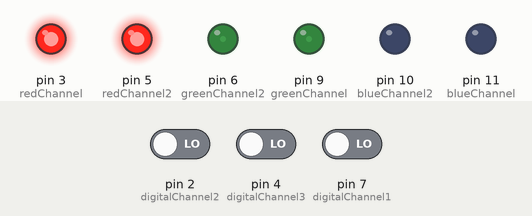
The sketch below on a simulated Arduino Uno, built with avr-gcc and run on an emulated ATmega328P. On the bench: output pins drawn as LEDs (lit = HIGH). Dashed ring = blinking. Inputs (shaded band) come from the test bench; at power-on: pin 4 (digitalChannel3) LOW, pin 2 (digitalChannel2) LOW, pin 7 (digitalChannel1) LOW.

Above: at 1.2 s.
1.3 s: pin 4 (digitalChannel3) driven HIGH
At 2.2 s:
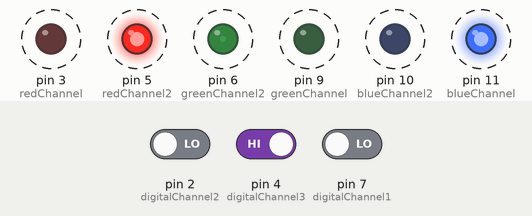
4.3 s: pin 2 (digitalChannel2) driven HIGH
At 4.9 s:
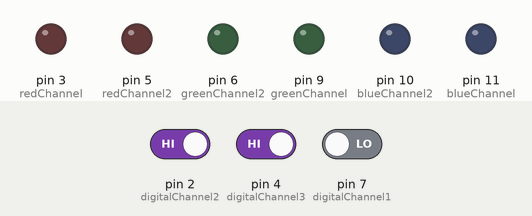
5.8 s: pin 4 (digitalChannel3) driven LOW
At 7.0 s:
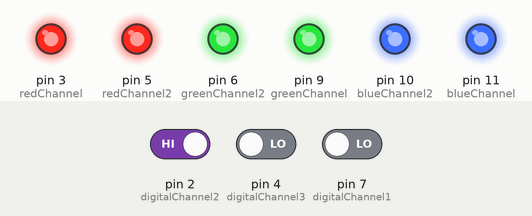
7.3 s: pin 7 (digitalChannel1) driven HIGH
At 7.74 s:
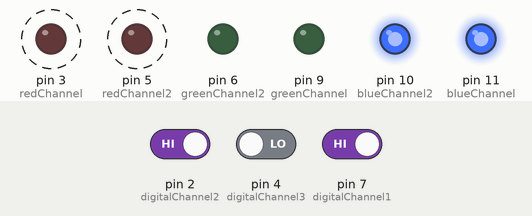
10.3 s: pin 7 (digitalChannel1) driven LOW
At 10.3 s:
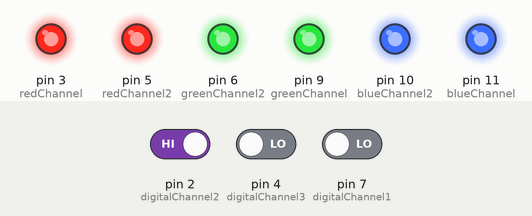
11.8 s: pin 2 (digitalChannel2) driven LOW
At 13.0 s:
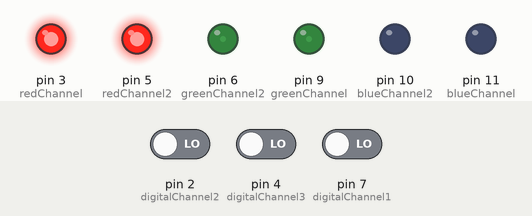
Timing chart, 0 to 14.3 s (numbered marks = the images above; inputs shaded):
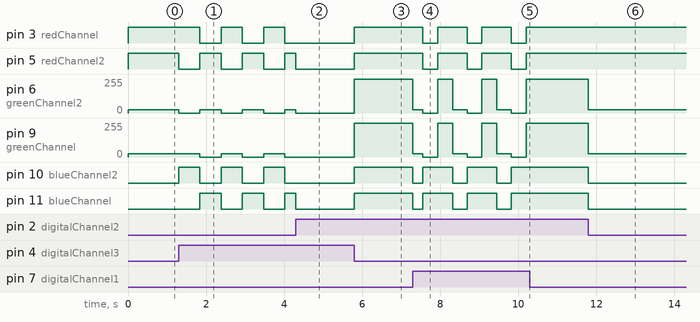

The sketch:

colorSwitcher.ino
```cpp
int redChannel = 3;
int greenChannel = 9;
int blueChannel = 11;
int redChannel2 = 5;
int greenChannel2 = 6;
int blueChannel2 = 10;
int digitalChannel1 = 7;
int digitalChannel2 = 2;
int digitalChannel3 = 4;


int red = 0;
int green = 0;
int blue = 0;
int red2 = 0;
int green2 = 0;
int blue2 = 0;
int bit1 = 0;
int bit2 = 0;
int bit3 = 0;
float animationTimer = 0; //0-150

void setup() {
  Serial.begin(115200);

  pinMode(digitalChannel1, INPUT);
  pinMode(digitalChannel2, INPUT);
  pinMode(digitalChannel3, INPUT);
  pinMode(redChannel, OUTPUT);
  pinMode(greenChannel, OUTPUT);
  pinMode(blueChannel, OUTPUT);
  pinMode(redChannel2, OUTPUT);
  pinMode(greenChannel2, OUTPUT);
  pinMode(blueChannel2, OUTPUT);
}

void loop() {
  bit1 = digitalRead(digitalChannel1);
  bit2 = digitalRead(digitalChannel2);
  bit3 = digitalRead(digitalChannel3);
  red = red2 = 0;
  green = green2 = 0;
  blue = blue2 = 0;

  if(bit3) updateWithSecondaryColors();
  else{
    updateWithIslanderColors();
    red2 = red;
    green2 = green;
    blue2 = blue;
  }

  updateColors();

  // Serial.print('(');
  // Serial.print(bit1);
  // Serial.print(',');
  // Serial.print(bit2);
  // Serial.print(',');
  // Serial.print(bit3);
  // Serial.println(')');
}


void updateWithIslanderColors(){
  if(bit1 == 1 && bit2 == 1){ //CYCLING
    animationTimer = fmod((animationTimer+0.01F), 99.1F);
    //Progress is now forced to be 1 because color changing doesnt look good and its too tedious to change it.
    float progress = 1.F;//(float)(fmod(animationTimer, 33.F))/33.F;
    if(animationTimer < 33.F){ //orange to blue (255,25,0) to (0,0,255)
      red = lerp(255, 0, progress);
      green = lerp(25, 0, progress);
      blue = lerp(0, 255, progress);
    } else if(animationTimer < 66.F){ //blue to white (0,0,255) to (255,255,255)
      red = lerp(0, 255, progress);
      green = lerp(0, 255, progress);
      blue = 255;
    } else { //white to orange (255,255,255) to (255,25,0)
      red = 255;
      green = lerp(255, 25, progress);
      blue = lerp(255, 0, progress);
    }
  } else if(bit1 == 1){ //BLUE
    blue = 255;
  } else if(bit2 == 1){ //WHITE
    red = 255;
    green = 255;
    blue = 255;
  } else { //ORANGE
    red = 255;
    green = 25;
    blue = 0;
  }
}
void updateWithSecondaryColors(){
  // //if bit1 and bit2 are on, colors are off.
  if(bit1 == 1 && bit2 == 1){ //UNUSED
  }else if(bit1 == 1){ //UNUSED
  } else if(bit2 == 1){ //UNUSED
  } else { //ONE_BLUE, ONE_ORANGE
    animationTimer = fmod((animationTimer+0.01F), 100.0F);
    if(animationTimer < 50.F){ //1 is orange, 2 is blue
      red = 255;
      green = 25;
      blue = 0;
      red2 = 0;
      green2 = 0;
      blue2 = 255;
    } else {
      red = 0;
      green = 0;
      blue = 255;
      red2 = 255;
      green2 = 25;
      blue2 = 0;
    }
  }
}

void updateColors(){
  analogWrite(redChannel, red);
  analogWrite(greenChannel, green);
  analogWrite(blueChannel, blue);
  analogWrite(redChannel2, red2);
  analogWrite(greenChannel2, green2);
  analogWrite(blueChannel2, blue2);
}
float lerp(float start, float end, float delta)
{
  return start * (1.0 - delta) + (end * delta);
}
```

Measured:
- after the input at 1.3 s, pin 3 (redChannel): alternates HIGH for 0.54 s and LOW for 0.54 s, starting after 0.54 s; pin 5 (redChannel2): alternates HIGH for 0.54 s and LOW for 0.54 s, starting at once
- after the input at 4.3 s, pin 3 (redChannel), pin 10 (blueChannel2): stays LOW (without the input it goes to HIGH after 0.26 s); pin 9 (greenChannel): stays 0/255 (without the input it goes to 25/255 after 0.26 s)
- after the input at 5.8 s, pin 3 (redChannel), pin 5 (redChannel2), pin 10 (blueChannel2), pin 11 (blueChannel): LOW → HIGH at once; pin 6 (greenChannel2), pin 9 (greenChannel): 0/255 → 255/255 at once
- after the input at 7.3 s, pin 3 (redChannel), pin 5 (redChannel2): alternates HIGH for 0.76 s and LOW for 0.37 s, starting after 0.26 s
- after the input at 10.3 s, pin 3 (redChannel), pin 5 (redChannel2): stays HIGH (without the input it goes to LOW after 0.66 s); pin 6 (greenChannel2), pin 9 (greenChannel): stays 255/255 (without the input it goes to 25/255 after 0.29 s); pin 10 (blueChannel2), pin 11 (blueChannel): stays HIGH (without the input it goes to LOW after 0.29 s)
- after the input at 11.8 s, pin 6 (greenChannel2), pin 9 (greenChannel): 255/255 → 25/255 at once; pin 10 (blueChannel2), pin 11 (blueChannel): HIGH → LOW at once
